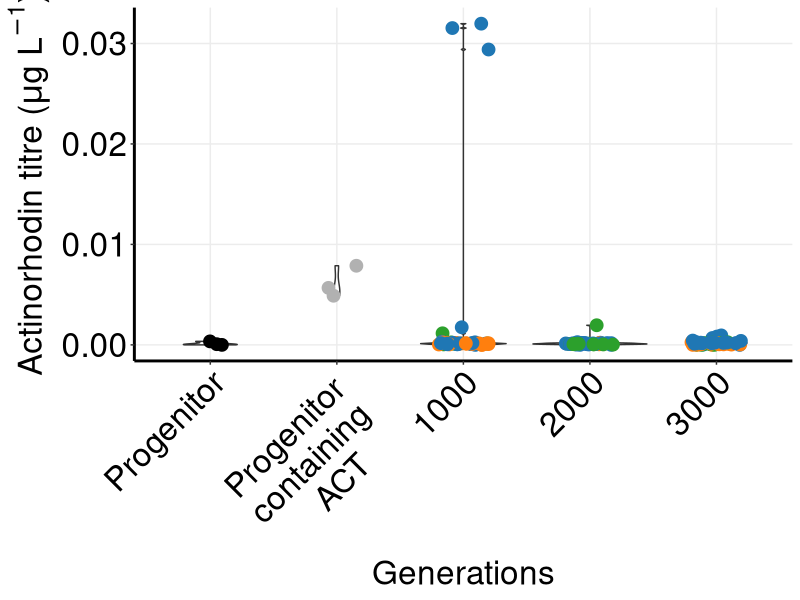
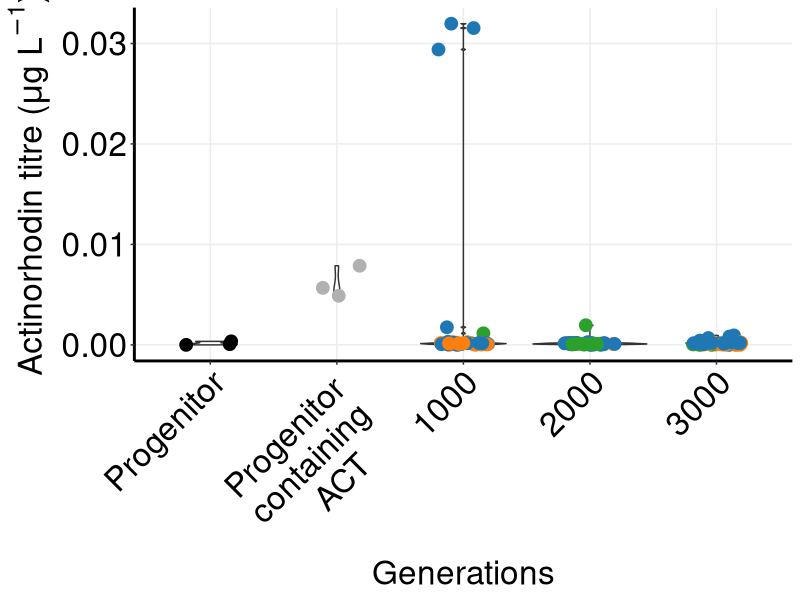

R code for these plots, in order:
library(tidyr)
library(dplyr)
library(ggplot2)
# Load required libraries
library(tidyr)
library(dplyr)
library(ggplot2)

library(readxl)
library(tidyverse)

# Read Excel data
df <- read_excel("Act_for_R_JTM_edit.xlsx")

df$Group <- factor(df$Group, levels = c("M1152", "M1152+", "1000", "2000", "3000"))

# Define y-axis label with mu symbol
y_label <- expression("Actinorhodin titre (" * mu * "g L"^{-1}*")")

# Plot
p_violin <- ggplot(df, aes(x = Group, y = TiterL)) +
  geom_violin(fill = "white", outlier.shape = NA) +
  geom_jitter(aes(color = ID), width = 0.2, size = 4) +  # Color points by Generation
  scale_color_manual(values = c(
    "M1152" = "black",  # Black for progenitor
    "M1152+" = "#B1B1B1",
    "Y1" = "#1f77b4",  # Blue
    "Y2" = "#ff7f0e",  # Orange
    "Y3" = "#2ca02c"  # Green
  )) +
  labs(
    x = "Generations",
    y = y_label,
    color = "Generations"
  ) +
  scale_x_discrete(labels = c("Progenitor", "Progenitor \ncontaining \nACT     ", "1000", "2000", "3000")) +
  theme(
    text = element_text(size = 24),
    axis.line.x.bottom = element_line(size = 1),
    axis.line.y.left = element_line(size = 1),
    plot.background = element_rect(fill = "white"),
    panel.background = element_rect(fill = "white"),
    panel.grid.major = element_line(color = "#ECECEC"),
    panel.grid.minor = element_blank(),
    axis.line = element_line(color = "black"),
    axis.text = element_text(color = "black", size = 24, hjust = 0.5),
    axis.title = element_text(color = "black"),
    axis.title.x = element_text(size = 24),
    axis.title.y = element_text(size = 24),
    axis.text.x = element_text(size = 24, angle = 45, hjust = 1),
    axis.text.y = element_text(size = 24),
    panel.border = element_blank(),
    legend.position = "none"
  )


# Print the plot
print(p_violin)

# Save the plot as PNG
ggsave("Actinorhodin_violin_plot_grouped_by_timepoint_colored4_final_check.png", plot = p_violin, width = 10, height = 7, dpi = 300, bg = "white")
